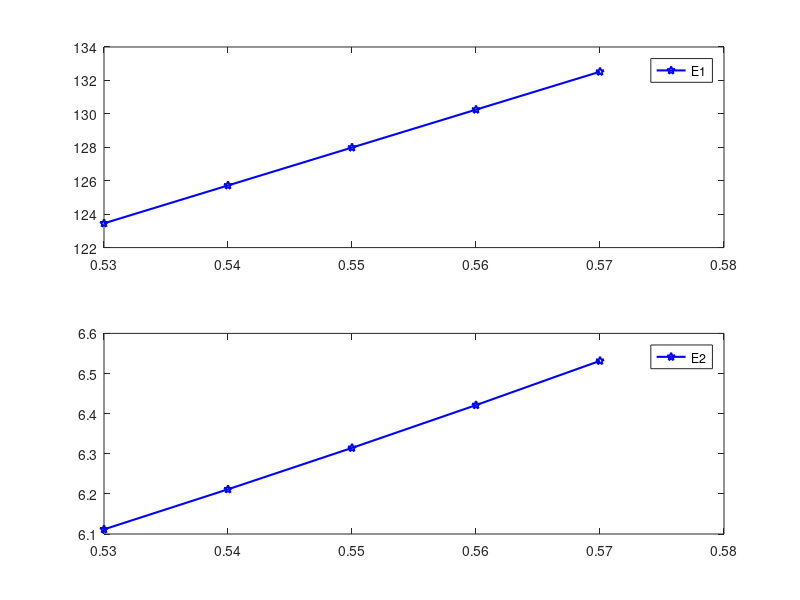
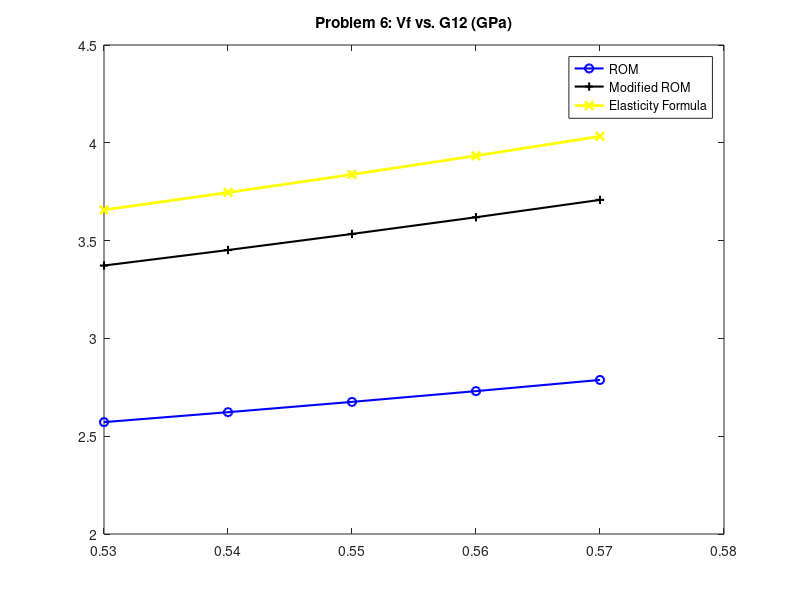
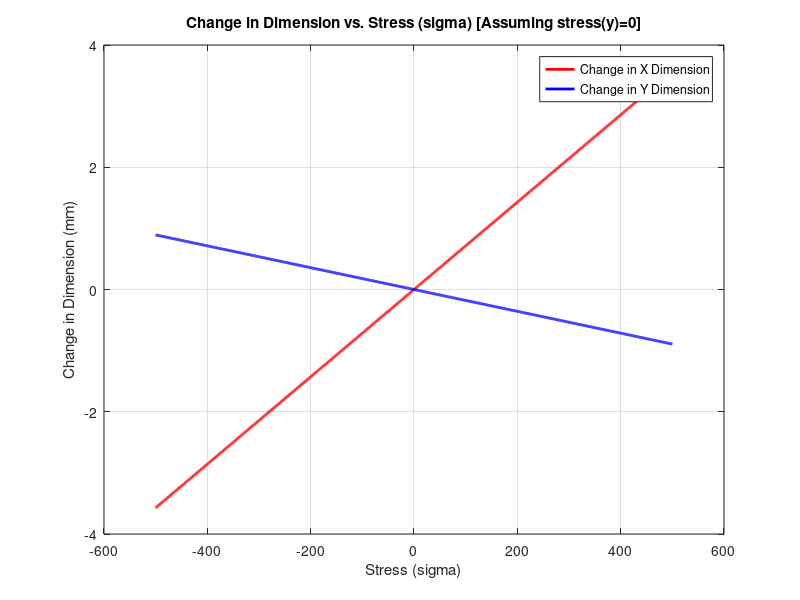

These charts were generated, in order, by the following MATLAB code:
% %%                               AF 6                                    %%
clc

fprintf('\n');
disp('Materiales Compuestos 2')
disp('EMC');
disp('Jesus Antonio Ramirez Alpizar - 2077851');
disp('Fecha: 02 / Octubre / 2024');
fprintf('\n');    

disp('Universidad Autonoma de Nuevo Leon');
disp('Facultad de Ingenieria Mecanica y Electrica');
disp('Instructor: Israel De Santiago Talavera')
disp('Ciclo: Ago-Dic 2024');
disp('Grupo: 001');
disp('Horario: Viernes V4 - V6');
fprintf('\n\n\n');
disp('---------------------------------------------------');
fprintf('\n\n\n');

close all

%% Problem 5 %%
clear
Ef1 = 230E9; % Pa
Ef2 = 25E9; % Pa
nuf12 = 0.22;
Em = 3.3E9; % Pa
num = 0.35;
Vf = 0.53:0.01:0.57;
Vm = 1-Vf;

% The simple rule-of-mixtures formula:
% inv(E2) = Vf / Ef2 + Vm / Em
E2 = 1./(Vf./Ef2 + Vm./Em).*1e-09; % GPa

E1 = (Ef1.*Vf + Em.*Vm).*1e-09; % GPa


figure('Name', 'Problem 5');
subplot(2,1,1)
plot(Vf,E1,'b-', 'LineWidth', 1.5,'Marker', 'pentagram')
hold on
legend('E1')

subplot(2,1,2)
plot(Vf,E2,'b-', 'LineWidth', 1.5,'Marker', 'pentagram')
legend('E2')

disp('Problema 5')
fprintf('Para Vf = %.2f\n',Vf(2))
fprintf('E1 = %.4f GPa\n',E1(2))
fprintf('E2 = %.4f GPa\n\n\n\n',E2(2))


%% Problema 6
clear
Gf12 = 28.3E9; %GPa
Gm = 1.27E9; %GPa
Vf = 0.53:0.01:0.57;
Vm = 1-Vf;

% (a) The simple rule-of-mixtures formula:
% inv(G12) = Vf / Gf12 + Vm / Gm
G12a = 1 ./ (Vf./Gf12 + Vm./Gm).*1E-09; % GPa

% (b) The modified rule-of-mixtures formula with etaPrime = 0.6.
% inv(G12) = (Vf / Gf12 + etaPrime*Vm / Gm) / (Vf + etaPrime*Vm)
etaPrime = 0.6;
G12b = (1./((Vf./Gf12 + etaPrime.*Vm./Gm) ./ (Vf + etaPrime.*Vm))).*1E-9; % GPa

% (c) The elasticity formula.
G12c = Gm .* ((Gm + Gf12) - Vf.*(Gm - Gf12)) ./ ((Gm + Gf12) + Vf .* (Gm - Gf12)) .* 1E-09; % GPa

figure('Name', 'Problem 6');
plot(Vf,G12a,'b-', 'LineWidth', 1.5,'Marker', 'o')
hold on
plot(Vf,G12b,'k-', 'LineWidth', 1.5,'Marker', '+')
plot(Vf,G12c,'y-', 'LineWidth', 2,'Marker', 'x')
legend('ROM','Modified ROM','Elasticity Formula')
title 'Problem 6: Vf vs. G12 (GPa)'

selInd = length(Vf);
disp('Problema 6')
fprintf('Las condiciones se cumplen en las 3 aproximaciones cuando Vf = %.2f\n',Vf(selInd))
fprintf('ROM -> %.4f\n',G12a(selInd))
fprintf('Modified ROM -> %.4f\n',G12b(selInd))
fprintf('Elasticity formula -> %.4f\n\n\n\n\n',G12c(selInd))

%% Problema 7
clear
E1 = 181E09;   % Pa
E2 = 10.30E09; % Pa 
% E3 = E2;       % Transverse modulus E3 (Pa)
nu12 = 0.28;
G12 = 7.17E09; % Pa

sigmaX = 230E06;   % Pa
sigmaY = -50E06;   % Pa
tauXY =  -45E06;   % Pa
sigma = [sigmaX; sigmaY; tauXY]; % Stress tensor (Pa)

% nu21 = E2 / E1 * nu12; % Poisson's ratio nu21

thetaDeg = 0;                         % Orientation angles (Deg)
theta = deg2rad(thetaDeg);            % Orientation angles (Rad)

% Calculate the reduced compliance matrix
S = [1/E1     -nu12/E1  0; ...
    -nu12/E1  1/E2      0; ...
    0         0         1/G12]; % Compliance matrix (1/Pa)

m = cos(theta); % Sine of the orientation angle
n = sin(theta); % Cosine of the orientation angle
    
T = [m.^2,   n.^2,   2.*m.*n; 
         n.^2,   m.^2,  -2.*m.*n; 
        -m.*n,   m.*n,   m.^2-n.^2]; % Transformation matrix

S1 = T \ (S * T); % Transformed compliance matrix (1/Pa)
epsilon = S1*sigma; % Strain tensor (Pa)

% The strain in the 1-2 coordinate are:
disp('Problem 7')
disp('Results:');
disp('For the given stresses, the strain in the 1-2 cordinates are');
disp(['The strain in the x dimension of the element is ', num2str(epsilon(1, 1), '%.4f')]);
disp(['The strain in the y dimension of the element is ', num2str(epsilon(2, 1), '%.4f')]);
disp(['The GammaXY for the element is ', num2str(epsilon(3, 1), '%.4f')]);
fprintf('\n\n');

msg = sprintf('For the given stresses, the strain in the 1-2 cordinates are:\n');
msg = [msg, sprintf('The strain in the x dimension of the element is %.4f.\n',epsilon(1, 1))];
msg = [msg, sprintf('The strain in the y dimension of the element is %.4f.\n',epsilon(2, 1))];
msg = [msg, sprintf('The GammaXY for the element is %.4f MPa.\n\n\n\n', epsilon(3, 1))];
msgbox(msg, 'EMC - Problem 7');


%% Problema 8
clear
l = 0.5;    % Initial length (m)
sigmaX = -500E06:1E06:500E06; % Stress in the x-direction (Pa)
sigma = [sigmaX; zeros(length(sigmaX),1)'; zeros(length(sigmaX),1)']; % Stress tensor (Pa)
% (a) the fibers are aligned along the x-axis.
thetaA = 0; % Orientation angle 1 (deg)

thetaDeg = thetaA;  % Orientation angles (deg)
theta = deg2rad(thetaDeg);            % Orientation angles (rad)

% Material characteristics
E1 = 70E09;    % Longitudinal modulus E1 (Pa)
E2 = 4E09;     % Transverse modulus E2 (Pa)
% E3 = E2;       % Transverse modulus E3 (Pa)
nu12 = 0.25;  % Poisson's ratio nu12
% nu13 = nu12;   % Poisson's ratio nu13

% nu21 = E2 / E1 * nu12; % Poisson's ratio nu21
G12 = 1;

% Calculate the reduced compliance matrix
S = [1/E1     -nu12/E1  0; ...
    -nu12/E1  1/E2      0; ...
    0         0         1/G12]; % Compliance matrix (1/Pa)

m = cos(theta); % Sine of the orientation angle
n = sin(theta); % Cosine of the orientation angle
epsilon = zeros(3,length(sigmaX)); % Strain tensor (Pa) 

for i = 1:length(sigmaX)
    T = [m.^2,   n.^2,   2.*m.*n; 
         n.^2,   m.^2,  -2.*m.*n; 
        -m.*n,   m.*n,   m.^2-n.^2]; % Transformation matrix

    S1 = T \ (S * T); % Transformed compliance matrix (1/Pa)
    epsilon(:, i) = S1*sigma(:,i); % Strain tensor (Pa)
end

% Calculate the changes in the 50-mm dimensions of the element
deltaX = zeros(1,length(sigmaX));
deltaY = zeros(1,length(sigmaX));
deltaX(1, :) = (epsilon(1, :) * l) * 1E3; % Change in the x dimension (mm)
deltaY(2, :) = (epsilon(2, :) * l) * 1E3; % Change in the y dimension (mm)

if length(sigmaX) <= 6
    msg = cell(1, length(theta) * 5);
    msg{1} = sprintf('AF6 - Problem 1\n\n');
    for i = 1:length(sigmaX)
        disp(['For a stress of ', num2str(sigmaX(i).*1E-6, '%.1f'), ' MPa:']);
        disp(['The change in the x dimension of the element is ', num2str(deltaX(1, i), '%.4f'), ' mm.']);
        disp(['The change in the y dimension of the element is ', num2str(deltaY(2, i), '%.4f'), ' mm.']);
        disp(['The Gamma XY for the element is ', num2str(epsilon(3, i), '%.4f')]);
        fprintf('\n\n');
    
        msg{5 * (i - 1) + 2} = sprintf('For the orientation angle of %.1f MPa:', sigmaX(i)*1E-6);
        msg{5 * (i - 1) + 3} = sprintf('\nThe change in the x dimension of the element is %.4f mm.', deltaX(1, i));
        msg{5 * (i - 1) + 4} = sprintf('\nThe change in the y dimension of the element is %.4f mm.', deltaY(2, i));
        msg{5 * (i - 1) + 5} = sprintf('\nThe Gamma XY for the element is %.4f\n\n', epsilon(3, i));
    end
    msgbox(msg, 'Problem 8');
else
    
    % Plot changes in direction in function of angle
    figure('Name', 'Problem 8 - Change in Dimension vs. stress (sigma) [Assuming stress(y)=0]')
    % set(gcf, 'Position', get(0, 'Screensize'));
    plot(sigmaX*1E-6, deltaX(1, :), 'r', 'LineWidth', 2);
    hold on
    plot(sigmaX*1E-6, deltaY(2, :), 'b', 'LineWidth', 2);
    xlabel('Stress (sigma)');
    ylabel('Change in Dimension (mm)');
    title('Change in Dimension vs. Stress (sigma) [Assuming stress(y)=0]');
    legend('Change in X Dimension', 'Change in Y Dimension');
    grid on
end


%% Problema 8a
clear
L = 0.5;    % Initial length (m)

% (a) the fibers are aligned along the x-axis.
% thetaA = 0; % Orientation angle 1 (deg)

% thetaDeg = thetaA;  % Orientation angles (deg)
% theta = deg2rad(thetaDeg);            % Orientation angles (rad)

% Material characteristics
E1 = 70E09;    % Longitudinal modulus E1 (Pa)
E2 = 4E09;     % Transverse modulus E2 (Pa)
% E3 = E2;       % Transverse modulus E3 (Pa)
nu12 = 0.25;  % Poisson's ratio nu12
% nu13 = nu12;   % Poisson's ratio nu13

% nu21 = E2 / E1 * nu12; % Poisson's ratio nu21

G12 = 1;

% Calculate the reduced compliance matrix
S = [1/E1     -nu12/E1  0; ...
    -nu12/E1  1/E2      0; ...
    0         0         1/G12]; % Compliance matrix (1/Pa)

% m = cos(theta); % Sine of the orientation angle
% n = sin(theta); % Cosine of the orientation angle

Delta1 = 2.329e-3;
Delta2 = -.291e-3;

%Deformacion unitaria
epsilon1=Delta1/L;
epsilon2=(Delta2*2)/L;
Gamma12=0;
epsilon = [epsilon1 epsilon2 Gamma12];
% 
% T = [m.^2,   n.^2,   2.*m.*n; 
%      n.^2,   m.^2,  -2.*m.*n; 
%     -m.*n,   m.*n,   m.^2-n.^2]; % Transformation matrix
% 
% S1 = T \ (S * T); % Transformed compliance matrix (1/Pa)
sigma = epsilon / S;

disp('Problem 8')
disp('Results:');
    
disp('For the given deformation:');
disp(['The stress in the x dimension of the element is ', num2str(sigma(1, 1)*1e-6, '%.4f'), ' MPa.']);
disp(['The stress in the y dimension of the element is ', num2str(sigma(1, 2)*1e-6, '%.4f'), ' MPa.']);
disp(['The Tau for the element is ', num2str(sigma(1, 3), '%.4f') ' MPa.']);
fprintf('\n\n');

msg = sprintf('For the given deformation:\n');
msg = [msg, sprintf('The stress in the x dimension of the element is %.4f MPa.\n',sigma(1, 1)*1e-6)];
msg = [msg, sprintf('The stress in the y dimension of the element is %.4f MPa.\n',sigma(1, 2)*1e-6)];
msg = [msg, sprintf('The Tau for the element is %.4f MPa.\n\n\n\n', sigma(1, 3))];
msgbox(msg, 'EMC - Problem 8');


%% Problema 9
clear
l = 0.5;    % Initial length (m)
sigma = [230e6; 0; 0]; % MPa
% (a) the fibers are aligned along the x-axis.
thetaA = 20; % Orientation angle 1 (deg)

thetaDeg = thetaA;  % Orientation angles (deg)
theta = deg2rad(thetaDeg);            % Orientation angles (rad)

% Material characteristics
E1 = 63.6E09;    % Longitudinal modulus E1 (Pa)
E2 = 3.5E09;     % Transverse modulus E2 (Pa)
E3 = E2;       % Transverse modulus E3 (Pa)
nu12 = 0.254;  % Poisson's ratio nu12
nu13 = nu12;   % Poisson's ratio nu13

nu21 = E2 / E1 * nu12; % Poisson's ratio nu21

%Assumed shear modulus of matrix
Gm = 1.27E09;   % Shear modulus of the matrix material in Pascals (Pa)
% Assuming Vf = 0.55
Vf = 0.55;   % Volume fraction of the fiber material
Vm = 1 - Vf; % Volume fraction of the matrix material
G12 = 1 / (Vf/E2 + Vm/Gm); % Shear modulus G12 (Pa)

% Calculate the reduced compliance matrix
S = [1/E1     -nu12/E1  0; ...
    -nu12/E1  1/E2      0; ...
    0         0         1/G12]; % Compliance matrix (1/Pa)

m = cos(theta); % Sine of the orientation angle
n = sin(theta); % Cosine of the orientation angle


T = [m.^2,   n.^2,   2.*m.*n; 
     n.^2,   m.^2,  -2.*m.*n; 
    -m.*n,   m.*n,   m.^2-n.^2]; % Transformation matrix

S1 = T \ (S * T); % Transformed compliance matrix (1/Pa)
epsilon = S1*sigma; % Strain tensor (Pa)

deltaX = (epsilon(1, 1) * l + l) * 1e03; % Change in the x dimension (mm)
deltaY = (epsilon(2, 1) * l + l) * 1e03; % Change in the y dimension (mm)



disp('Problem 9')
disp('Results:');
disp('For Kevlar, assuming: Gm = 1.27Gpa, Ef = E2 Vf = 0.55 :');
disp(['The change in the x dimension of the element is ', num2str(deltaX, '%.4f'), ' mm.']);
disp(['The change in the y dimension of the element is ', num2str(deltaY, '%.4f'), ' mm.']);
disp(['The Gamma XY for the element is ', num2str(epsilon(3, 1), '%.4f')]);
fprintf('\n');
%%
%Ejercicio 7

% Datos proporcionados
E1 = 181; % GPa
E2 = 10.30; % GPa
nu12 = 0.28;
G12 = 7.17; % GPa

% Esfuerzos aplicados
sigma1 = -50; % MPa
sigma2 = 45; % MPa
tau12 = 0; % MPa

% Calcular los elementos de la matriz de cumplimiento
S11 = 1 / E1;
S22 = 1 / E2;
S12 = -nu12 / E1;
S66 = 1 / G12;

% Construir la matriz de cumplimiento
S = [S11, S12, 0;
     S12, S22, 0;
     0, 0, S66];

% Vector de esfuerzos
sigma = [sigma1; sigma2; tau12];

% Calcular las deformaciones
epsilon = S * sigma;

% Imprimir los resultados
fprintf('\n');
fprintf('ejercicio 7:\n');
fprintf('\n');
fprintf('Deformaciones:\n');
fprintf('epsilon_1 = %.6f\n', epsilon(1));
fprintf('epsilon_2 = %.6f\n', epsilon(2));
fprintf('gamma_12 = %.6f\n',epsilon(3));